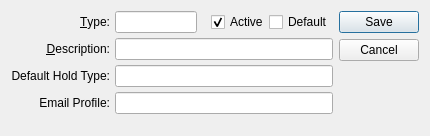
<?xml version="1.0" encoding="UTF-8"?>
<ui version="4.0">
 <comment>This file is part of the xTuple ERP: PostBooks Edition, a free and
open source Enterprise Resource Planning software suite,
Copyright (c) 1999-2014 by OpenMFG LLC, d/b/a xTuple.
It is licensed to you under the Common Public Attribution License
version 1.0, the full text of which (including xTuple-specific Exhibits)
is available at www.xtuple.com/CPAL.  By using this software, you agree
to be bound by its terms.</comment>
 <class>saleType</class>
 <widget class="QDialog" name="saleType">
  <property name="geometry">
   <rect>
    <x>0</x>
    <y>0</y>
    <width>430</width>
    <height>136</height>
   </rect>
  </property>
  <property name="windowTitle">
   <string>Sale Type</string>
  </property>
  <layout class="QGridLayout" name="gridLayout">
   <item row="0" column="0">
    <layout class="QVBoxLayout">
     <property name="spacing">
      <number>0</number>
     </property>
     <item>
      <layout class="QHBoxLayout">
       <property name="spacing">
        <number>5</number>
       </property>
       <item>
        <layout class="QVBoxLayout">
         <property name="spacing">
          <number>5</number>
         </property>
         <item>
          <widget class="QLabel" name="_codeLit">
           <property name="text">
            <string>&amp;Type:</string>
           </property>
           <property name="alignment">
            <set>Qt::AlignRight|Qt::AlignTrailing|Qt::AlignVCenter</set>
           </property>
           <property name="buddy">
            <cstring>_code</cstring>
           </property>
          </widget>
         </item>
         <item>
          <widget class="QLabel" name="_descriptionLit">
           <property name="text">
            <string>&amp;Description:</string>
           </property>
           <property name="alignment">
            <set>Qt::AlignRight|Qt::AlignTrailing|Qt::AlignVCenter</set>
           </property>
           <property name="buddy">
            <cstring>_description</cstring>
           </property>
          </widget>
         </item>
         <item>
          <widget class="QLabel" name="_holdTypeLit">
           <property name="text">
            <string>Default Hold Type:</string>
           </property>
           <property name="alignment">
            <set>Qt::AlignRight|Qt::AlignTrailing|Qt::AlignVCenter</set>
           </property>
          </widget>
         </item>
         <item>
          <widget class="QLabel" name="_emlProfileLit">
           <property name="text">
            <string>Email Profile:</string>
           </property>
           <property name="alignment">
            <set>Qt::AlignRight|Qt::AlignTrailing|Qt::AlignVCenter</set>
           </property>
          </widget>
         </item>
        </layout>
       </item>
       <item>
        <layout class="QVBoxLayout">
         <property name="spacing">
          <number>5</number>
         </property>
         <item>
          <layout class="QHBoxLayout">
           <property name="spacing">
            <number>0</number>
           </property>
           <item>
            <widget class="XLineEdit" name="_code"/>
           </item>
           <item>
            <spacer name="horizontalSpacer">
             <property name="orientation">
              <enum>Qt::Horizontal</enum>
             </property>
             <property name="sizeHint" stdset="0">
              <size>
               <width>40</width>
               <height>20</height>
              </size>
             </property>
            </spacer>
           </item>
           <item>
            <widget class="QCheckBox" name="_active">
             <property name="text">
              <string>Active</string>
             </property>
             <property name="checked">
              <bool>true</bool>
             </property>
            </widget>
           </item>
           <item>
            <widget class="QCheckBox" name="_default">
             <property name="text">
              <string>Default</string>
             </property>
             <property name="checked">
              <bool>false</bool>
             </property>
            </widget>
           </item>
           <item>
            <spacer name="Spacer29">
             <property name="orientation">
              <enum>Qt::Horizontal</enum>
             </property>
             <property name="sizeType">
              <enum>QSizePolicy::Expanding</enum>
             </property>
             <property name="sizeHint" stdset="0">
              <size>
               <width>20</width>
               <height>20</height>
              </size>
             </property>
            </spacer>
           </item>
          </layout>
         </item>
         <item>
          <widget class="XLineEdit" name="_description"/>
         </item>
         <item>
          <widget class="XLineEdit" name="_holdType"/>
         </item>
         <item>
          <widget class="XLineEdit" name="_emlProfile"/>
         </item>
        </layout>
       </item>
      </layout>
     </item>
     <item>
      <spacer name="Spacer35">
       <property name="orientation">
        <enum>Qt::Vertical</enum>
       </property>
       <property name="sizeType">
        <enum>QSizePolicy::Expanding</enum>
       </property>
       <property name="sizeHint" stdset="0">
        <size>
         <width>20</width>
         <height>20</height>
        </size>
       </property>
      </spacer>
     </item>
    </layout>
   </item>
   <item row="0" column="1">
    <widget class="QDialogButtonBox" name="_buttonBox">
     <property name="orientation">
      <enum>Qt::Vertical</enum>
     </property>
     <property name="standardButtons">
      <set>QDialogButtonBox::Cancel|QDialogButtonBox::Save</set>
     </property>
    </widget>
   </item>
  </layout>
 </widget>
 <layoutdefault spacing="6" margin="11"/>
 <customwidgets>
  <customwidget>
   <class>XLineEdit</class>
   <extends>QLineEdit</extends>
   <header>xlineedit.h</header>
   <container>1</container>
  </customwidget>
 </customwidgets>
 <tabstops>
  <tabstop>_code</tabstop>
  <tabstop>_active</tabstop>
  <tabstop>_buttonBox</tabstop>
 </tabstops>
 <includes>
  <include location="global">parameter.h</include>
 </includes>
 <resources/>
 <connections/>
</ui>
